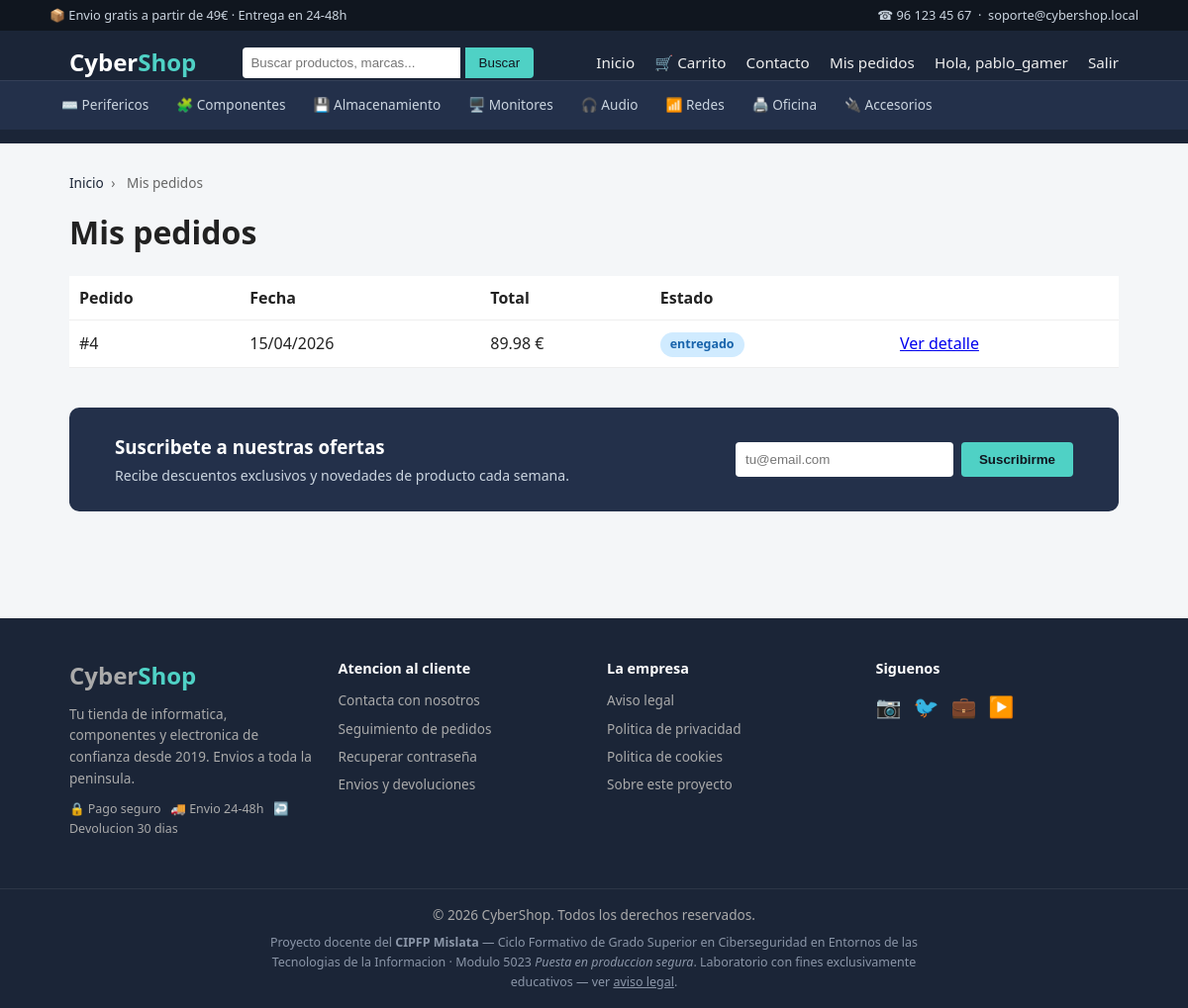
/orders_list.php (signed in), run on the app's committed database.
### tables this page shows
CREATE TABLE IF NOT EXISTS orders (
  id INT AUTO_INCREMENT PRIMARY KEY,
  user_id INT NOT NULL,
  total DECIMAL(10,2) NOT NULL,
  card_snapshot VARCHAR(30),
  status VARCHAR(30) DEFAULT 'pendiente',
  created_at TIMESTAMP DEFAULT CURRENT_TIMESTAMP
);

### src/orders_list.php (the view, shortened to what this page needs)
<?php
$conn = getDbConnection();
$orders = $conn->query("SELECT * FROM orders WHERE user_id=" . intval($_SESSION['user_id']) . " ORDER BY id DESC");
require __DIR__ . '/includes/header.php';
?>
<h1>Mis pedidos</h1>
<?php if ($orders->num_rows === 0): ?>
    <div class="empty-state">
        <p class="empty-state-icon">📦</p>
        <p>Todavia no has realizado ningun pedido.</p>
        <a href="/index.php" class="hero-cta">Empezar a comprar</a>
    </div>
<?php else: ?>
<table class="cart-table">
    <tr><th>Pedido</th><th>Fecha</th><th>Total</th><th>Estado</th><th></th></tr>
    <?php while ($o = $orders->fetch_assoc()): ?>
    <tr>
        <td>#<?php echo $o['id']; ?></td>
        <td><?php echo !empty($o['created_at']) ? date('d/m/Y', strtotime($o['created_at'])) : '-'; ?></td>
        <td><?php echo number_format((float) $o['total'], 2); ?> &euro;</td>
        <td><span class="status-badge status-<?php echo preg_replace('/[^a-z]/', '', strtolower($o['status'])); ?>"><?php echo $o['status']; ?></span></td>
        <td><a href="/orders.php?id=<?php echo $o['id']; ?>">Ver detalle</a></td>
    </tr>
    <?php endwhile; ?>
</table>
<?php endif; ?>
<?php require __DIR__ . '/includes/footer.php'; ?>

### src/assets/css/style.css (style rules this page uses)
* { box-sizing: border-box; margin: 0; padding: 0; }
body { font-family: 'Segoe UI', Arial, sans-serif; background: #f4f6f8; color: #222; line-height: 1.5; }
h1 { margin-bottom: 20px; }
.cart-table { width: 100%; border-collapse: collapse; background: #fff; margin-bottom: 16px; }
.cart-table th, .cart-table td { padding: 10px; border-bottom: 1px solid #eee; text-align: left; }
.status-badge { display: inline-block; padding: 3px 10px; border-radius: 20px; font-size: 0.78rem; font-weight: 600; background: #e9ecef; color: #495057; }
.status-entregado { background: #d0ebff; color: #1864ab; }

### data on the page
orders: id "4", created_at "15/04/2026", total "89.98", status "entregado"

### other printed values
$_SESSION['username'] "pablo_gamer"
$catInfo['icon'] "⌨️"
$catInfo['label'] "Perifericos"
$catInfo['icon'] "🧩"
$catInfo['label'] "Componentes"
$catInfo['icon'] "💾"
$catInfo['label'] "Almacenamiento"
$catInfo['icon'] "🖥️"
$catInfo['label'] "Monitores"
$catInfo['icon'] "🎧"
$catInfo['label'] "Audio"
$catInfo['icon'] "📶"
$catInfo['label'] "Redes"
$catInfo['icon'] "🖨️"
$catInfo['label'] "Oficina"
